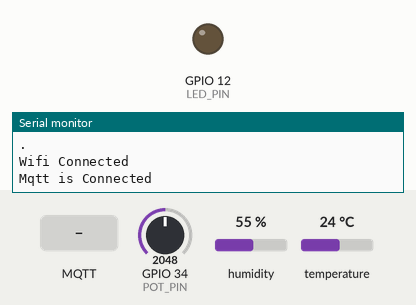
A sketch run on a simulated ESP32. Parts: output pins drawn as LEDs (lit = HIGH), the last lines printed to the serial monitor. Wiring (inferred from the names in the program): DHT11 sensor: data GPIO 14. The inputs (shaded band) are chosen by the test bench; at power-on: GPIO 34 (POT_PIN) = 2048, humidity 55 %, temperature 24 °C. WiFi joins after 1.5 s; servers stay silent unless stated; no MQTT or app messages arrive unless stated.

Above: at 2.7 s.
2.8 s: MQTT message "2" arrives on the first subscribed topic
At 3.8 s:
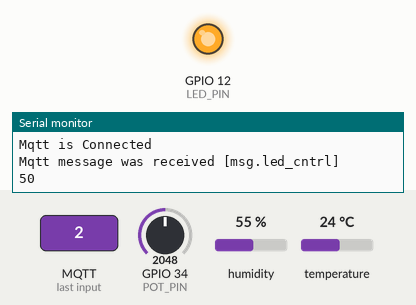
4.3 s: MQTT message "1" arrives on the first subscribed topic
At 4.9 s:
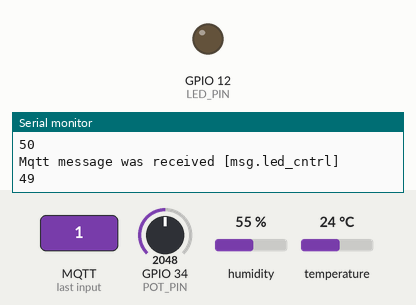
Timing chart, 0 to 7.3 s (numbered marks = the images above; inputs shaded):
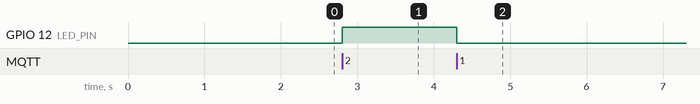

The sketch:

nodeRedLedCntrl.ino
```cpp
#include <DHT.h>

#include <PubSubClient.h>

#include <WiFi.h>
#include <WiFiAP.h>
#include <WiFiClient.h>
#include <WiFiGeneric.h>
#include <WiFiMulti.h>
#include <WiFiSTA.h>
#include <WiFiScan.h>
#include <WiFiServer.h>
#include <WiFiType.h>
#include <WiFiUdp.h>


#define LED_PIN 12
#define POT_PIN 34
#define DHT_PIN 14
#define DHTTYPE DHT11
unsigned long lastPub = 0;
int pubTime = 3000;

void callback(char *topic, byte *payload, unsigned int len){
  Serial.print("Mqtt message was received [");
  Serial.print(topic);
  Serial.println("]");
  Serial.println(payload[0]);
  if(payload[0] == 50){  //ascii code of the char "2" assigned to ON button
    digitalWrite(LED_PIN, HIGH);
  }else if(payload[0] == 49){ //ascii code of the char "1" assigned to OFF button
    digitalWrite(LED_PIN, LOW);
  }
}

const char *ssid = "CYBERSPACE 2.4GHZ";  //since it is a charachter of many chars (and not a string) we need a pointer
const char *pass = "40174066";
const char *mqtt_server = "broker.hivemq.com";
WiFiClient Esp32Client;                 // creates a client that will connect Esp32 as a wifi client
PubSubClient client(mqtt_server, 1883, callback, Esp32Client);  // My Esp32 is now an mqtt Client . With the Broker name the port etch
DHT dht(DHT_PIN, DHTTYPE);

void setup() {
  // put your setup code here, to run once:
  pinMode(LED_PIN, OUTPUT);
  Serial.begin(9600);
  delay(10);
  Serial.println("Connecting to ....." + String(ssid));
  WiFi.begin(ssid,pass);

  while(WiFi.status() != WL_CONNECTED){
    delay(500);
    Serial.println(".");
  }
  Serial.println("Wifi Connected");

  //connect the mqtt server
  int Status = client.connect("73d9cc01248c4e6099848f7bc6b0afa2.s1.eu.hivemq.cloud"); //0 for client not connected to server else 1
  if (Status == 1){
    Serial.println("Mqtt is Connected");
    client.subscribe("msg.led_cntrl");
  }

}

void loop() {
  // put your main code here, to run repeatedly:
  if(!client.connected()){
    int Status = client.connect("73d9cc01248c4e6099848f7bc6b0afa2.s1.eu.hivemq.cloud"); //0 for client not connected to server else 1
    if (Status == 1){
    Serial.println("Mqtt is Connected");
    client.subscribe("msg.led_cntrl");
    }
  }
  client.loop();
  unsigned long now = millis();
  dht.begin();
  //publish every 3 seconds
  if (now - lastPub >= pubTime){
    lastPub = now;
    bool ledStatus = digitalRead(LED_PIN);
    int pot = analogRead(POT_PIN);
    float h = dht.readHumidity();
    delay(10);
    float t = dht.readTemperature();
    t=t * (9/5) + 32;
    if(isnan(t)){
    Serial.println("Failed to read DHT Temperature ");
    }
    if(isnan(h)){
    Serial.println("Failed to read DHT Humidity ");
    }

    client.publish("tempValue", String(t).c_str());
    client.publish("humValue", String(h).c_str());
    client.publish("potValue", String(pot).c_str()); // convert the int into a C++ string and then to C string so it can cooperate with the publish method
    client.publish("ledValue", String(ledStatus).c_str());
  }
}
```

Measured:
- after the input at 2.8 s, GPIO 12 (LED_PIN): LOW → HIGH at once
- after the input at 4.3 s, GPIO 12 (LED_PIN): HIGH → LOW at once
